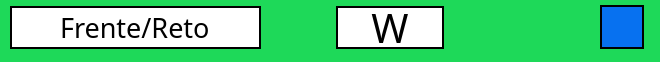
       <widget class="QWidget" name="key1" native="true">
        <property name="sizePolicy">
         <sizepolicy hsizetype="Preferred" vsizetype="Fixed">
          <horstretch>0</horstretch>
          <verstretch>0</verstretch>
         </sizepolicy>
        </property>
        <property name="minimumSize">
         <size>
          <width>0</width>
          <height>55</height>
         </size>
        </property>
        <property name="maximumSize">
         <size>
          <width>16777215</width>
          <height>90</height>
         </size>
        </property>
        <property name="cursor">
         <cursorShape>PointingHandCursor</cursorShape>
        </property>
        <property name="styleSheet">
         <string notr="true">background-color: rgb(30, 217, 89);
</string>
        </property>
        <widget class="QLineEdit" name="game_command1">
         <property name="geometry">
          <rect>
           <x>10</x>
           <y>6</y>
           <width>251</width>
           <height>43</height>
          </rect>
         </property>
         <property name="sizePolicy">
          <sizepolicy hsizetype="Expanding" vsizetype="Preferred">
           <horstretch>0</horstretch>
           <verstretch>0</verstretch>
          </sizepolicy>
         </property>
         <property name="minimumSize">
          <size>
           <width>0</width>
           <height>43</height>
          </size>
         </property>
         <property name="maximumSize">
          <size>
           <width>16777215</width>
           <height>16777215</height>
          </size>
         </property>
         <property name="font">
          <font>
           <family>Berlin Sans FB</family>
           <pointsize>20</pointsize>
          </font>
         </property>
         <property name="styleSheet">
          <string notr="true">background-color: rgb(255, 255, 255);
color: rgb(0, 0, 0);
border-style: solid;
border-width: 2px;
border-color: black;</string>
         </property>
         <property name="inputMask">
          <string notr="true"/>
         </property>
         <property name="text">
          <string>Frente/Reto</string>
         </property>
         <property name="maxLength">
          <number>17</number>
         </property>
         <property name="alignment">
          <set>Qt::AlignCenter</set>
         </property>
         <property name="readOnly">
          <bool>false</bool>
         </property>
        </widget>
        <widget class="QLabel" name="key_1_name">
         <property name="geometry">
          <rect>
           <x>336</x>
           <y>6</y>
           <width>108</width>
           <height>43</height>
          </rect>
         </property>
         <property name="font">
          <font>
           <family>Berlin Sans FB</family>
           <pointsize>30</pointsize>
          </font>
         </property>
         <property name="styleSheet">
          <string notr="true">background-color: rgb(255, 255, 255);
border-style: solid;
border-width: 2px;
border-color: black;</string>
         </property>
         <property name="text">
          <string>W</string>
         </property>
         <property name="alignment">
          <set>Qt::AlignCenter</set>
         </property>
        </widget>
        <widget class="QCheckBox" name="checkBoxW">
         <property name="geometry">
          <rect>
           <x>600</x>
           <y>2</y>
           <width>51</width>
           <height>51</height>
          </rect>
         </property>
         <property name="styleSheet">
          <string notr="true">QCheckBox::indicator {
     width: 40px;
     height: 40px;
	border-style: solid;
    border-width: 2px;
    border-color: black;
}

QCheckBox::indicator:checked {
  
	  background-color:rgb(7, 113, 240)
}
QCheckBox::indicator:unchecked {
    background-color: rgb(255, 255, 255);
}

</string>
         </property>
         <property name="text">
          <string/>
         </property>
         <property name="iconSize">
          <size>
           <width>23</width>
           <height>28</height>
          </size>
         </property>
         <property name="checkable">
          <bool>true</bool>
         </property>
         <property name="checked">
          <bool>true</bool>
         </property>
        </widget>
       </widget>
